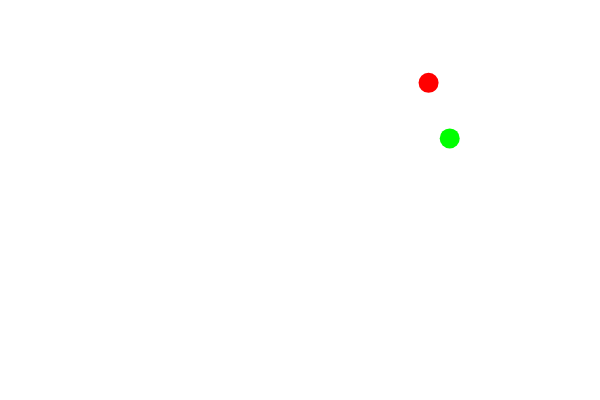
Frame 1 (no input)
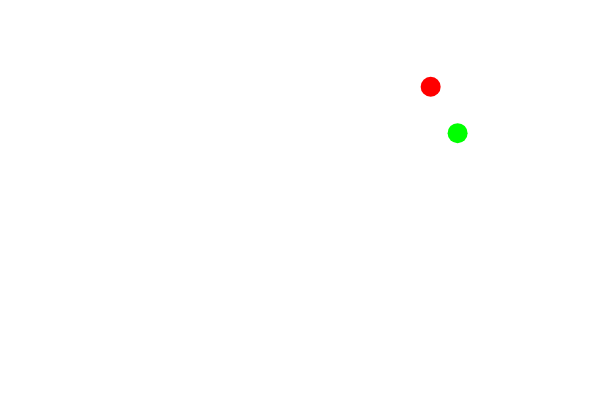
Frame 60 (no input)
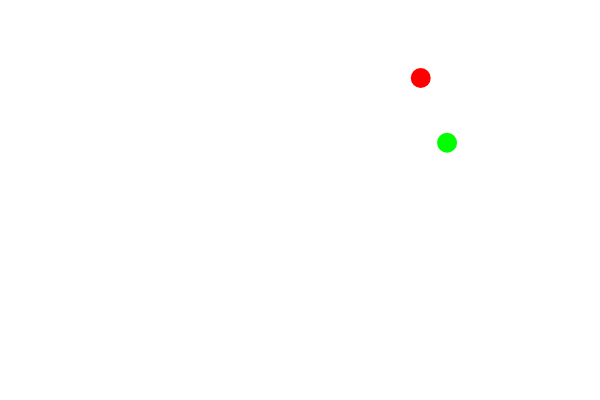
Frame 120 (the mouse pressed at the canvas centre since frame 60)

The p5.js sketch that drew these frames (run headless with seeded random() and noise() and a simulated clock; from frame 60 on, the mouse is pressed at the canvas centre):

// p5.js sketch
// ── sketch.js
var bubble1;
var bubble2;

function setup() {
	createCanvas (600, 400);
	background(255);
	bubble1 = new bubble();
	bubble2 = new bubble();
}

function draw() {
	background(255);
	bubble1.show(255, 0, 0);
	bubble1.move();
	bubble2.show(0, 255, 0);
	bubble2.move();
}

class bubble {
	constructor() {
		this.x = random(0, width);
		this.y = random(0, height);
	}
	
	show(r, g, b) {
		noStroke();
		fill (r, g, b);
		ellipse (this.x, this.y, 20, 20);
	}
	
	move() {
		this.x = this.x + random(-3, 3);
		this.y = this.y + random(-3, 3);
	}
}
